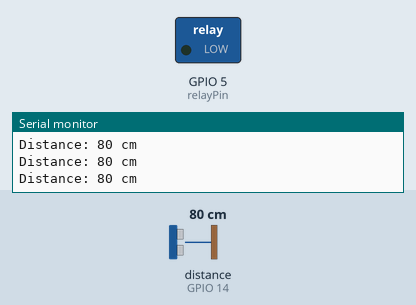
Simulated run of this sketch. Board: ESP32. Parts: switched loads named in the sketch (green lamp = pin HIGH), the last lines printed to the serial monitor. The inputs (shaded band) are chosen by the test bench; at power-on: distance to the obstacle (sensor on GPIO 14) 80 cm. The echo pulse lasts 58.3 µs per cm.

Above: at 2.2 s.
2.3 s: distance to the obstacle (sensor on GPIO 14) set to 13 cm
3.8 s: distance to the obstacle (sensor on GPIO 14) set to 10 cm
At 5.2 s:
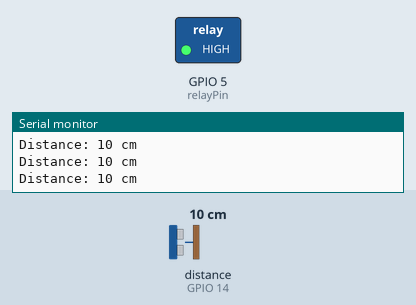
5.5 s: distance to the obstacle (sensor on GPIO 14) set to 13 cm
7.0 s: distance to the obstacle (sensor on GPIO 14) set to 18 cm
At 7.9 s:
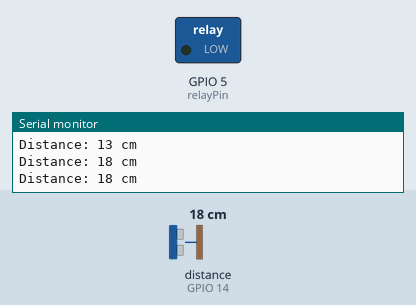
8.5 s: distance to the obstacle (sensor on GPIO 14) set to 2 cm
At 9.1 s:
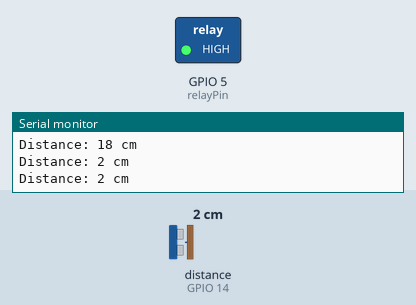
Timing chart, 0 to 11.0 s (numbered marks = the images above; inputs shaded):
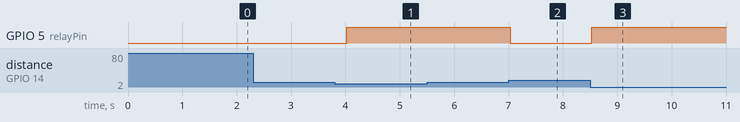

Measured:
- the behaviour switches between 12 and 11 cm on distance to the obstacle (sensor on GPIO 14) (found by bisection; images 0 and 1)
- the behaviour switches between 15 and 16 cm on distance to the obstacle (sensor on GPIO 14) (found by bisection; images 1 and 2)
- after the input at 3.8 s, GPIO 5 (relayPin): LOW → HIGH after 0.22 s
- after the input at 7.0 s, GPIO 5 (relayPin): HIGH → LOW at once
- after the input at 8.5 s, GPIO 5 (relayPin): LOW → HIGH at once

The sketch:

Ultrasonic_level_relay_control.ino
```cpp
#include <Arduino.h>
#include <Ultrasonic.h>

// Define the pins
const int trigPin = 12;  // GPIO12 on LilyGO ESP32 Relay
const int echoPin = 14;  // GPIO14 on LilyGO ESP32 Relay
const int relayPin = 5; // GPIO32 on LilyGO ESP32 Relay

// Variables for duration, distance, and threshold values
long duration;
int distance;
const int lowerThreshold = 12; // Below this distance, turn on the relay
const int upperThreshold = 15; // Above this distance, turn off the relay

// Create an Ultrasonic object
Ultrasonic ultrasonic(trigPin, echoPin);

void setup() {
  // Initialize serial communication
  Serial.begin(115200);

  // Set relayPin as OUTPUT
  pinMode(relayPin, OUTPUT);

  // Some initial delay for stability
  delay(1000);
}

void loop() {
  // Measure the distance using the Ultrasonic sensor
  distance = ultrasonic.read();

  // Print the distance to the Serial Monitor
  Serial.print("Distance: ");
  Serial.print(distance);
  Serial.println(" cm");

  // Control the relay based on the distance
  if (distance < lowerThreshold) {
    // If distance is below the lower threshold, turn on the relay
    digitalWrite(relayPin, HIGH);
  } else if (distance > upperThreshold) {
    // If distance is above the upper threshold, turn off the relay
    digitalWrite(relayPin, LOW);
  }

  // Wait for a short time before taking the next measurement
  delay(500);
}
```
